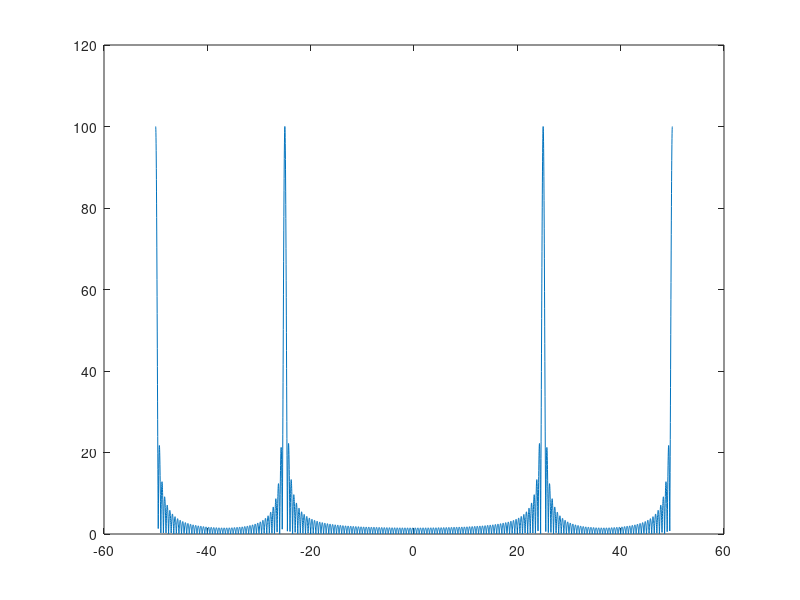

Recreate this plot in MATLAB.
clc; clear; close all;

f1 = 50; f2 = 75;
fs = 100; % Aliasing

n = 0:(2*fs)-1;
x1=(1/2)*cos(2*pi*f1*(n/fs));
x2=(1)*cos(2*pi*f2*(n/fs));
%x1=(1/2)*sin(2*pi*f1*(n/fs));
%x2=(1)*sin(2*pi*f2*(n/fs));
x = x1 + x2;
OM = -pi:0.001:pi;

X = exp(-j*OM'*n)*x';

X_mag = abs(X);
freq = OM*fs/(2*pi);

plot(freq,X_mag)
